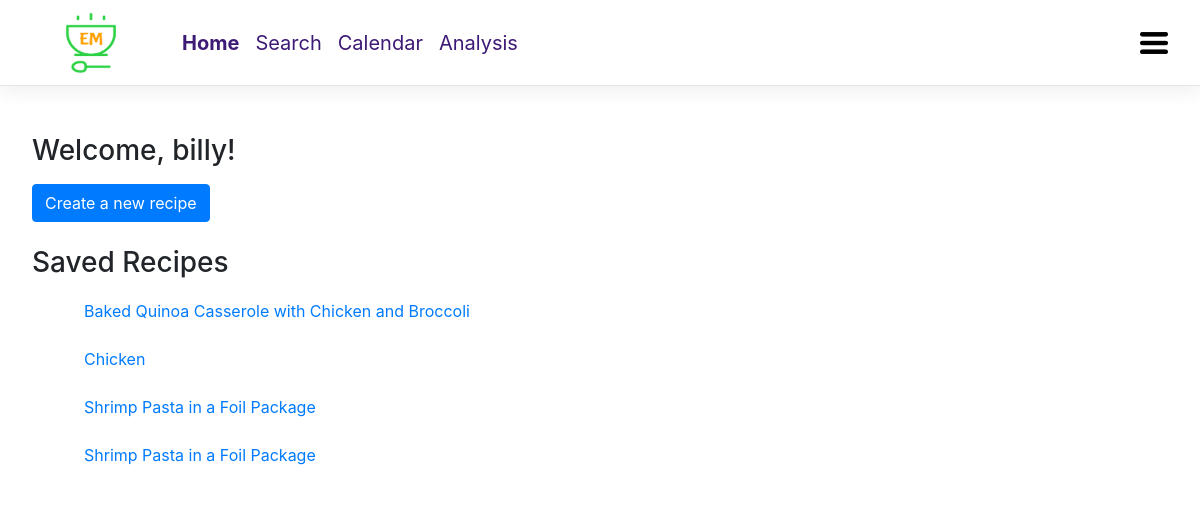
The page /registration/ (signed in) on the database as committed earlier.
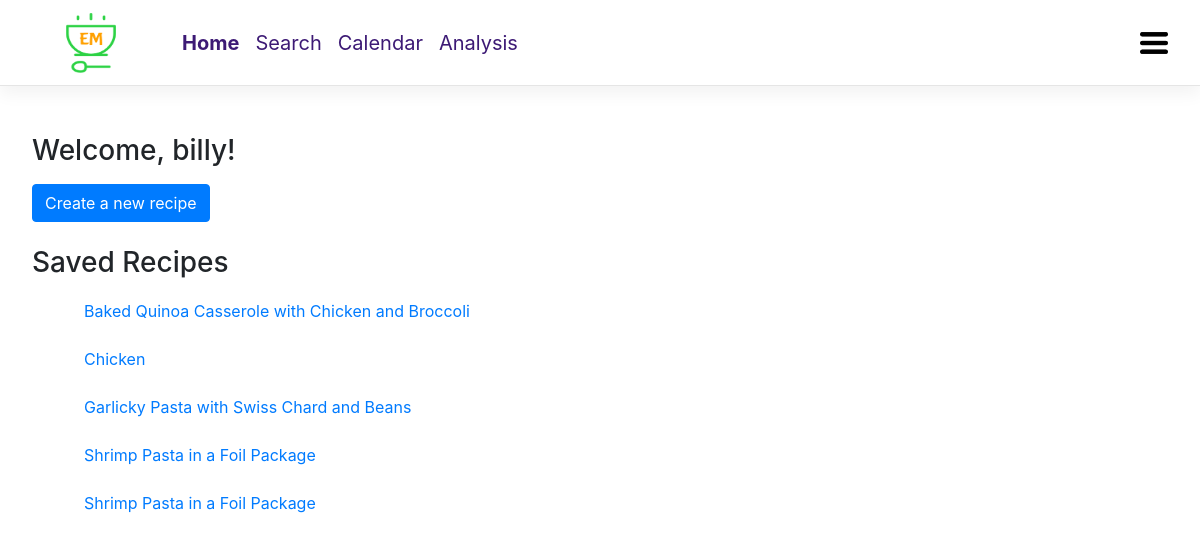
The same page on the database as committed later.
### em_website/models.py (models this page shows, shortened)
class SavedRecipe(models.Model):
    name = models.CharField(u'Name', max_length=100)
    user = models.CharField(u'User', max_length=100)
    slug = models.SlugField(unique=False)
    class Meta:
        verbose_name = u'Saved Recipe'
        verbose_name_plural = u'Saved Recipes'
        ordering = ['name', 'user']

### em_website/views.py (the view)
# urls.py: path('', views.home, name='em_home'),
def home(request):
	saved_recipes = SavedRecipe.objects.filter(user=request.user.username).distinct()
	return render(request, "home.html", {'saved_recipes': saved_recipes})

### templates/home.html (shortened to what this page needs)
{% extends 'base.html' %}
{% block navbar_Content %}
    <li class="nav-item active">
        <a class="nav-link" href="{% url 'em_home' %}">Home</a>
    </li>
    <li class="nav-item">
        <a class="nav-link" href="{% url 'em_search' %}">Search</a>
    </li>
    <li class="nav-item">
        <a class="nav-link" href="{% url 'em_calendar' %}">Calendar</a>
    </li>
    <li class="nav-item">
        <a class="nav-link" href="{% url 'em_analysis' %}">Analysis</a>
    </li>
{% endblock %}
{% block content %}
{% if user.is_authenticated %}
    <!DOCTYPE html>
    <html>
        <head>
        </head>
        <body>
            <div class="home_Container">
                <h3>Welcome, {{ user.username }}!</h3>
                <div class="mb-4">
                    <a href="{% url 'new_recipe'  %}" class="btn btn-primary">Create a new recipe</a>
                </div>
                <h3>Saved Recipes</h3>
                <ul>
                    {% for recipe in saved_recipes %}
                        <a class="recipe" href ="{% url 'em_view_recipe' recipe.slug %}"><li class="recipe_list">
                            {{ recipe.name }} </li></a>
                    {% endfor %}
                </ul>
            </div>
        </body>
    </html>
{% else %}
    <h3>You are not logged in</h3>
    <p>Click <a href="{% url 'login' %}">here</a> to login.</p>
{% endif %}
{% endblock %}

Rows that differ between the two databases and show on the page:
added SavedRecipe: name "Garlicky Pasta with Swiss Chard and Beans"
